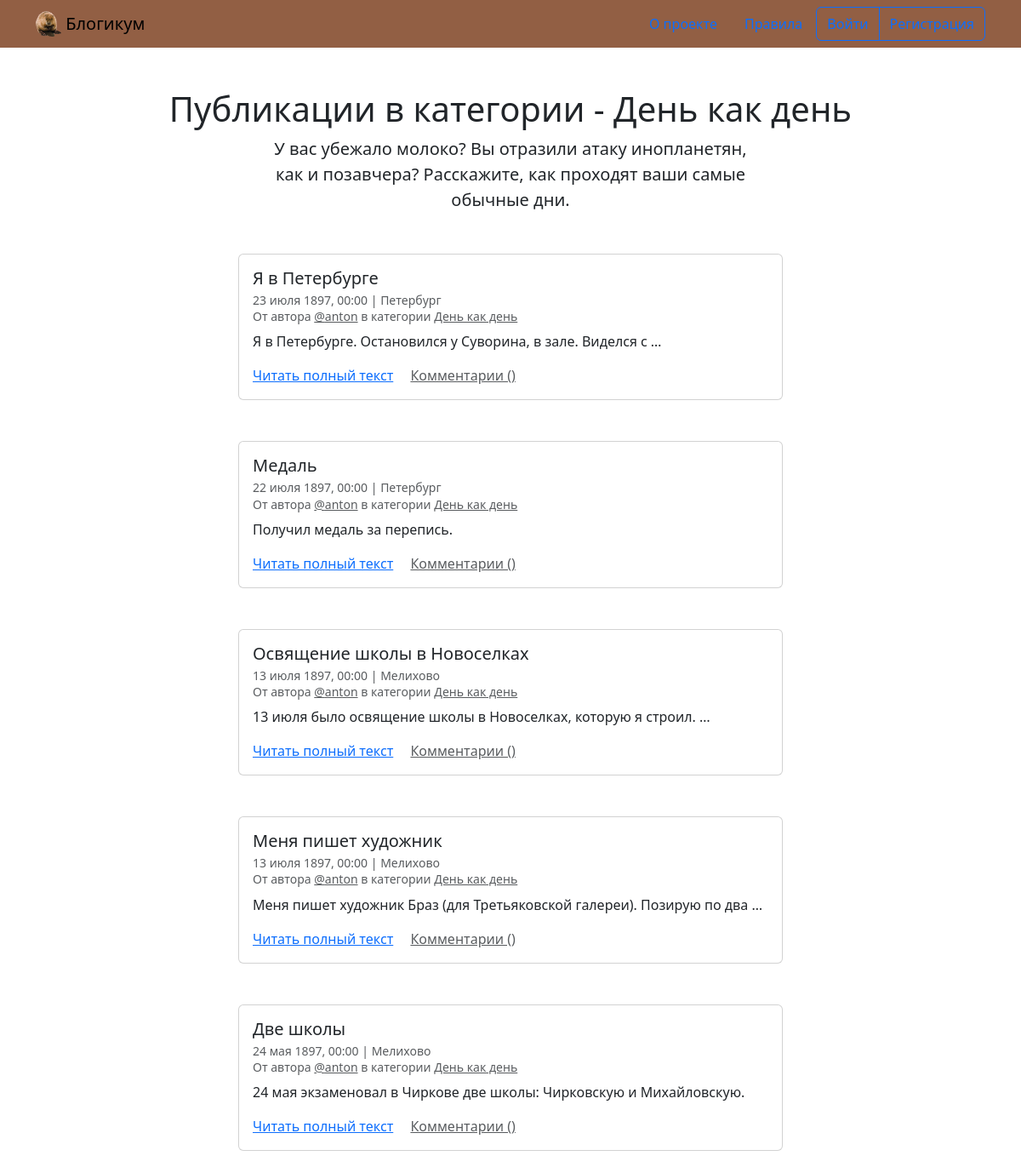
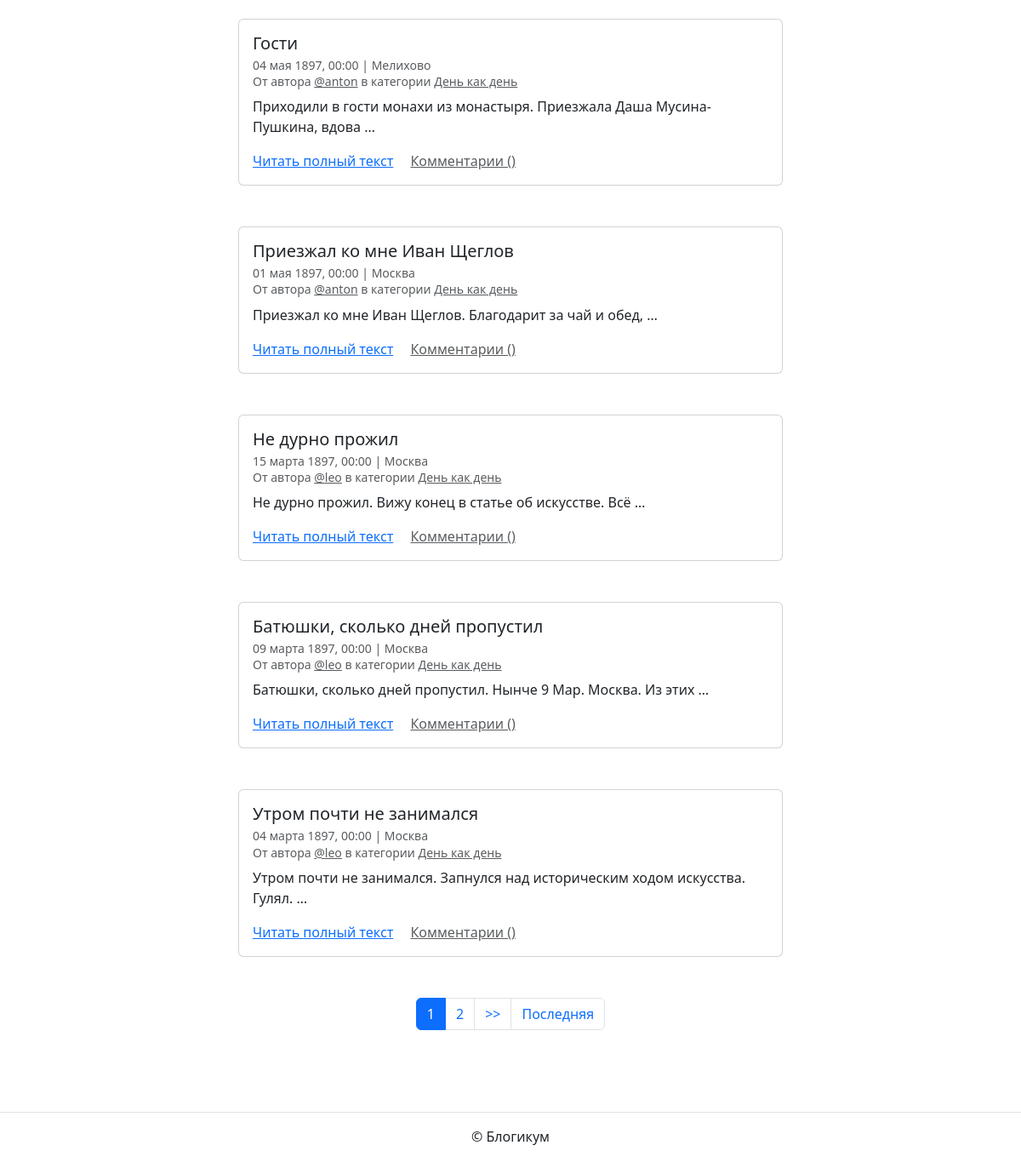
Screenshot of /category/routine/ with the database file from the repository (2 pictures, top to bottom).
### blog/models.py (models this page shows, shortened)
class Category(TimeStampedModel):
    title = models.CharField(
        "Заголовок",
        max_length=512,
        blank=False,
    )
    description = models.TextField(
        "Описание",
        blank=False,
    )
    slug = models.SlugField(
        "Идентификатор",
        unique=True,
        blank=False,
        help_text=(
            "Идентификатор страницы для URL; разрешены "
            "символы латиницы, цифры, дефис и подчёркивание."
        ),
    )
    class Meta:
        verbose_name = "категория"
        verbose_name_plural = "Категории"

class Post(TimeStampedModel):
    title = models.CharField(
        "Заголовок",
        max_length=256,
        blank=False,
    )
    text = models.TextField("Текст", blank=False)
    pub_date = models.DateTimeField(
        "Дата и время публикации",
        blank=False,
        help_text=(
            "Если установить дату и время в "
            "будущем — можно делать отложенные публикации."
        ),
    )
    author = models.ForeignKey(
        User,
        on_delete=models.CASCADE,
        blank=False,
        verbose_name="Автор публикации",
        related_name="posts",
    )
    location = models.ForeignKey(
        "Location",
        null=True,
        on_delete=models.SET_NULL,
        blank=True,
        verbose_name="Местоположение",
        related_name="posts",
    )
    category = models.ForeignKey(
        "Category",
        null=True,
        on_delete=models.SET_NULL,
        blank=False,
        verbose_name="Категория",
        related_name="posts",
    )
    image = models.ImageField(
        "Картинка",
        upload_to="media/",
        blank=True,
    )
    class Meta:
        verbose_name = "публикация"
        verbose_name_plural = "Публикации"

class Location(TimeStampedModel):
    name = models.CharField(
        "Название места",
        max_length=256,
        blank=False,
    )
    class Meta:
        verbose_name = "местоположение"
        verbose_name_plural = "Местоположения"

### blog/views.py (the view)
def category_posts(request, category_slug):
    category = get_object_or_404(Category, slug=category_slug)
    if not category.is_published:
        raise Http404
    post_list = Post.objects.filter(
        category=category,
        is_published=True,
        pub_date__lte=NOW,
    ).order_by("-pub_date")
    paginator = Paginator(post_list, POSTS_PER_PAGE)
    page_obj = paginator.get_page(request.GET.get("page"))
    context = {
        "category": category,
        "page_obj": page_obj,
    }
    return render(request, "blog/category.html", context)

### templates/blog/category.html (shortened to what this page needs)
{% extends "base.html" %}
{% block content %}
  <h1 class="text-center">Публикации в категории - {{ category.title }}</h1>
  <p class="col-6 offset-3 mb-5 lead text-center">{{ category.description }}</p>
  {% for post in page_obj %}
    <article class="mb-5">
      {% include "includes/post_card.html" %}
    </article>
  {% endfor %}
  {% include "includes/paginator.html" %}
{% endblock %}

### templates/includes/post_card.html (shortened to what this page needs)
<div class="col d-flex justify-content-center">
  <div class="card" style="width: 40rem;">
    <div class="card-body">
      <h5 class="card-title">{{ post.title }}</h5>
      <h6 class="card-subtitle mb-2 text-muted">
        <small>
          {{ post.pub_date|date:"d E Y, H:i" }} | {% if post.location and post.location.is_published %}{{ post.location.name }}{% else %}Планета Земля{% endif %}<br>
          От автора <a class="text-muted" href="{% url 'blog:profile' post.author %}">@{{ post.author.username }}</a> в
          категории {% include "includes/category_link.html" %}
        </small>
      </h6>
      <p class="card-text">{{ post.text|truncatewords:10 }}</p>
      <a href="{% url 'blog:post_detail' post.id %}" class="card-link">Читать полный текст</a>
      <a href="{% url 'blog:post_detail' post.id %}" class="card-link text-muted">Комментарии ({{ post.comment_count }})</a>
    </div>
  </div>
</div>

### templates/includes/category_link.html
<a class="text-muted" href="{% url 'blog:category_posts' post.category.slug %}">
  {{ post.category.title }}
</a>

### rows the page displays
Category: title "День как день", description "У вас убежало молоко? Вы отразили атаку инопланетян, как и позавчера? Расскажите, как проходят ваши самые обычные дни."
Post: title "Я в Петербурге", pub_date "23 июля 1897, 00:00", location.name "Петербург", author.username "anton", category "День как день", text "Я в Петербурге. Остановился у Суворина, в зале. Виделся с …"
Post: title "Медаль", pub_date "22 июля 1897, 00:00", location.name "Петербург", author.username "anton", category "День как день", text "Получил медаль за перепись."
Post: title "Освящение школы в Новоселках", pub_date "13 июля 1897, 00:00", location.name "Мелихово", author.username "anton", category "День как день", text "13 июля было освящение школы в Новоселках, которую я строил. …"
Post: title "Меня пишет художник", pub_date "13 июля 1897, 00:00", location.name "Мелихово", author.username "anton", category "День как день", text "Меня пишет художник Браз (для Третьяковской галереи). Позирую по два …"
Post: title "Две школы", pub_date "24 мая 1897, 00:00", location.name "Мелихово", author.username "anton", category "День как день", text "24 мая экзаменовал в Чиркове две школы: Чирковскую и Михайловскую."
Post: title "Гости", pub_date "04 мая 1897, 00:00", location.name "Мелихово", author.username "anton", category "День как день", text "Приходили в гости монахи из монастыря. Приезжала Даша Мусина-Пушкина, вдова …"
Post: title "Приезжал ко мне Иван Щеглов", pub_date "01 мая 1897, 00:00", location.name "Москва", author.username "anton", category "День как день", text "Приезжал ко мне Иван Щеглов. Благодарит за чай и обед, …"
Post: title "Не дурно прожил", pub_date "15 марта 1897, 00:00", location.name "Москва", author.username "leo", category "День как день", text "Не дурно прожил. Вижу конец в статье об искусстве. Всё …"
Post: title "Батюшки, сколько дней пропустил", pub_date "09 марта 1897, 00:00", location.name "Москва", author.username "leo", category "День как день", text "Батюшки, сколько дней пропустил. Нынче 9 Мар. Москва. Из этих …"
Post: title "Утром почти не занимался", pub_date "04 марта 1897, 00:00", location.name "Москва", author.username "leo", category "День как день", text "Утром почти не занимался. Запнулся над историческим ходом искусства. Гулял. …"

### other values shown
{{ i }} "1"
{{ i }} "2"
